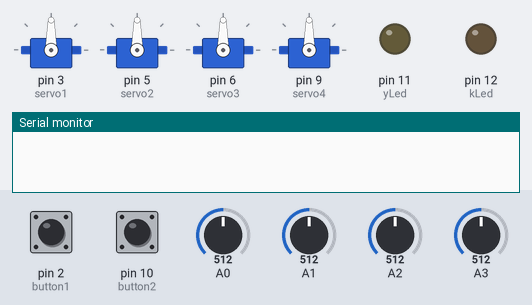
The sketch below on a simulated Arduino Uno, built with avr-gcc and run on an emulated ATmega328P. Shown: 4 × servo, output pins drawn as LEDs (lit = HIGH), the last lines printed to the serial monitor. The inputs (shaded band) are chosen by the test bench; at power-on: pin 2 (button1) LOW, pin 10 (button2) LOW, A0 = 512, A1 = 512, A2 = 512, A3 = 512.

Above: at 1.2 s.
1.3 s: pin 2 (button1) pulled HIGH for 0.15 s
At 2.9 s:
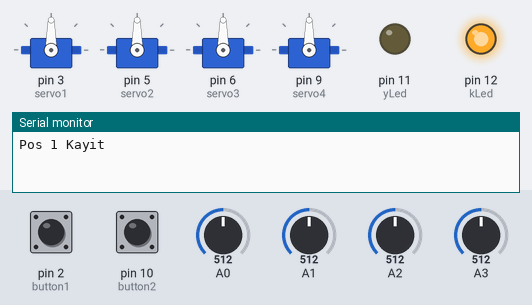
3.2 s: pin 10 (button2) pulled HIGH for 0.15 s
At 4.6 s:
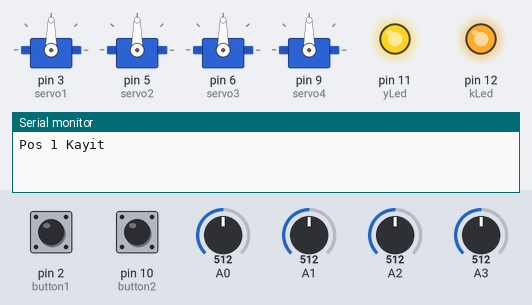
At 8.7 s:
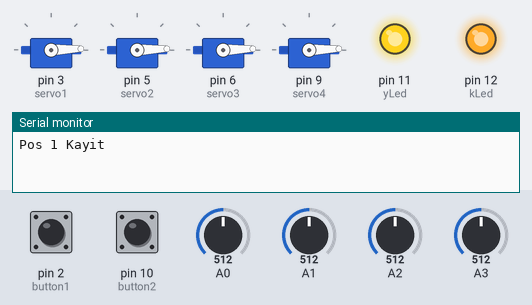
9.1 s: A0 set to 716
12.1 s: A1 set to 716
15.1 s: A2 set to 716
At 15.6 s:
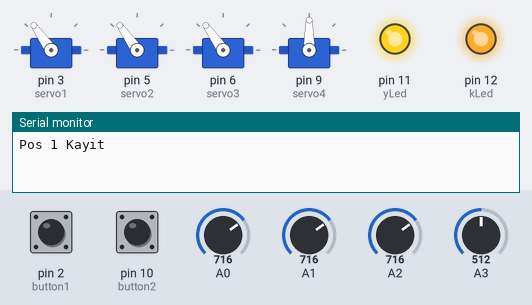
18.1 s: pin 10 (button2) pulled HIGH for 3.2 s
Timing chart, 0 to 25.3 s (numbered marks = the images above; inputs shaded):
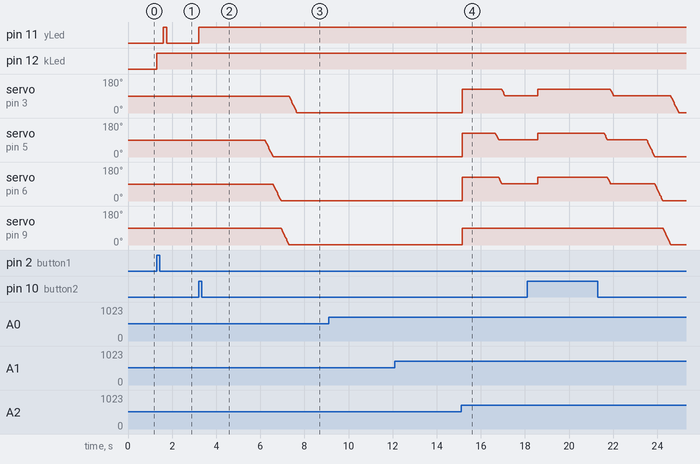

Measured:
- after the input at 1.3 s, pin 11 (yLed): LOW → HIGH after 0.30 s, → LOW 0.15 s later; pin 12 (kLed): LOW → HIGH at once
- after the input at 3.2 s, pin 11 (yLed): LOW → HIGH at once; servo on pin 3 (servo1): moves from 90° to 2° over 0.34 s, starting after 4.1 s
- after the input at 9.1 s, every drawn part: stays the same
- after the input at 12.1 s, every drawn part: stays the same

The sketch:

robot_kol2_proje.ino
```cpp
#include<Servo.h>
Servo servo1;//alt dönüş
Servo servo2;//
Servo servo3;//ağır olan
Servo servo4;//ağız

int servo1Poskayit[7] = {1, 1, 1, 1, 1, 1, 1};
int servo2Poskayit[7] = {1, 1, 1, 1, 1, 1, 1};
int servo3Poskayit[7] = {1, 1, 1, 1, 1, 1, 1};
int servo4Poskayit[7] = {1, 1, 1, 1, 1, 1, 1};

int pot1aci;
int pot2aci;
int pot3aci;
int pot4aci;

int pot1last;
int pot2last;
int pot3last;
int pot4last;

int delaySuresi = 4;

int button1deger;

bool button2deger = false;

#define kLed 12
#define yLed 11

#define button1 2
#define button2 10
void setup() {
  Serial.begin(9600);
  servo1.attach(3);
  servo2.attach(5);
  servo3.attach(6);
  servo4.attach(9);
  pinMode(button1, INPUT);
  pinMode(button2, INPUT);
  pinMode(yLed, OUTPUT);
  pinMode(kLed, OUTPUT);


}

void servoDeger(int ser1, int ser2, int ser3, int ser4) {

  //pot2------------------------------------------------------
  if (ser2 > pot2last) {

    for (int i = pot2last; i < ser2; i++) {

      delay(delaySuresi);
      servo2.write(i);
    }
    pot2last = ser2;
  }
  else if (pot2last > ser2) {
    for (int i = pot2last; i > ser2; i--) {
      delay(delaySuresi);
      servo2.write(i);
    }
  }
  pot2last = ser2;
  //pot3------------------------------------------------------
  if (ser3 > pot3last) {

    for (int i = pot3last; i < ser3; i++) {

      delay(delaySuresi);
      servo3.write(i);
    }
    pot3last = ser3;
  }
  else if (pot3last > ser3) {
    for (int i = pot3last; i > ser3; i--) {
      delay(delaySuresi);
      servo3.write(i);
    }
  }
  pot3last = ser3;
  //pot4------------------------------------------------------
  if (ser4 > pot4last) {

    for (int i = pot4last; i < ser4; i++) {

      delay(delaySuresi);
      servo4.write(i);
    }
    pot4last = ser4;
  }
  else if (pot4last > ser4) {
    for (int i = pot4last; i > ser4; i--) {
      delay(delaySuresi);
      servo4.write(i);
    }
  }
  pot4last = ser4;
  //pot1------------------------------------------------------
  if (ser1 > pot1last) {

    for (int i = pot1last; i < ser1; i++) {

      delay(delaySuresi);
      servo1.write(i);
    }
    pot1last = ser1;
  }
  else if (pot1last > ser1) {
    for (int i = pot1last; i > ser1; i--) {
      delay(delaySuresi);
      servo1.write(i);
    }
  }
  pot1last = ser1;
}


void loop() {

  pot1aci = map(analogRead(A0), 0, 1023, 0, 180);
  pot2aci = map(analogRead(A1), 0, 1023, 0, 180);
  pot3aci = map(analogRead(A2), 0, 1023, 0, 180);
  pot4aci = map(analogRead(A3), 0, 1023, 0, 180);

  servo1.write(pot1aci);
  pot1last = pot1aci;
  servo2.write(pot2aci);
  pot2last = pot2aci;
  servo3.write(pot3aci);
  pot3last = pot3aci;
  servo4.write(pot4aci);
  pot4last = pot4aci;
  /*
    Serial.print("pot 1 : "); Serial.println(pot1aci);
    Serial.print("pot 2 : "); Serial.println(pot2aci);
  */
  //Serial.print("pot 3 : "); Serial.println(pot3aci);

  // Serial.print("pot 4 : "); Serial.println(pot4aci);

  if (digitalRead(button1) == HIGH) {
    digitalWrite(kLed, HIGH);
    delay(300);
    button1deger++;
    switch (button1deger) {
      case 1:
        servo1Poskayit[0] = pot1aci;
        servo2Poskayit[0] = pot2aci;
        servo3Poskayit[0] = pot3aci;
        servo4Poskayit[0] = pot4aci;
        //digitalWrite(LED1, HIGH);
        Serial.println("Pos 1 Kayit");
        digitalWrite(yLed, HIGH);
        delay(150);
        digitalWrite(yLed, LOW);
        break;
      case 2:
        servo1Poskayit[1] = pot1aci;
        servo2Poskayit[1] = pot2aci;
        servo3Poskayit[1] = pot3aci;
        servo4Poskayit[1] = pot4aci;
        //digitalWrite(LED2, HIGH);
        Serial.println("Pos 2 Kayit");
        digitalWrite(yLed, HIGH);
        delay(150);
        digitalWrite(yLed, LOW);
        break;
      case 3:
        servo1Poskayit[2] = pot1aci;
        servo2Poskayit[2] = pot2aci;
        servo3Poskayit[2] = pot3aci;
        servo4Poskayit[2] = pot4aci;
        //digitalWrite(LED3, HIGH);
        Serial.println("Pos 3 Kayit");
        digitalWrite(yLed, HIGH);
        delay(150);
        digitalWrite(yLed, LOW);
        break;
      case 4:
        servo1Poskayit[3] = pot1aci;
        servo2Poskayit[3] = pot2aci;
        servo3Poskayit[3] = pot3aci;
        servo4Poskayit[3] = pot4aci;
        //digitalWrite(LED4, HIGH);
        Serial.println("Pos 4 Kayit");
        digitalWrite(yLed, HIGH);
        delay(150);
        digitalWrite(yLed, LOW);
        break;
      case 5:
        servo1Poskayit[4] = pot1aci;
        servo2Poskayit[4] = pot2aci;
        servo3Poskayit[4] = pot3aci;
        servo4Poskayit[4] = pot4aci;
        //digitalWrite(LED5, HIGH);
        Serial.println("Pos 5 Kayit");
        digitalWrite(yLed, HIGH);
        delay(150);
        digitalWrite(yLed, LOW);
        break;
      case 6:
        servo1Poskayit[5] = pot1aci;
        servo2Poskayit[5] = pot2aci;
        servo3Poskayit[5] = pot3aci;
        servo4Poskayit[5] = pot4aci;
        //digitalWrite(LED5, HIGH);
        Serial.println("Pos 6 Kayit");
        digitalWrite(yLed, HIGH);
        delay(150);
        digitalWrite(yLed, LOW);
        break;
      case 7:
        servo1Poskayit[6] = pot1aci;
        servo2Poskayit[6] = pot2aci;
        servo3Poskayit[6] = pot3aci;
        servo4Poskayit[6] = pot4aci;
        //digitalWrite(LED5, HIGH);
        Serial.println("Pos 7 Kayit");
        digitalWrite(yLed, HIGH);
        digitalWrite(kLed, HIGH);
        delay(150);
        digitalWrite(yLed, LOW);
        digitalWrite(kLed, LOW);
        delay(150);
        digitalWrite(yLed, HIGH);
        digitalWrite(kLed, HIGH);
        delay(150);
        digitalWrite(yLed, LOW);
        digitalWrite(kLed, LOW);
        delay(150);
        digitalWrite(yLed, HIGH);
        digitalWrite(kLed, HIGH);
        delay(150);
        digitalWrite(yLed, LOW);
        digitalWrite(kLed, LOW);
        break;
    }
  }

  if (digitalRead(button2) == HIGH) {
    button2deger = true;
  }

  if (button2deger) {
    digitalWrite(yLed, HIGH);
    digitalWrite(kLed, HIGH);
    for (int i = 0; i < 7; i++) {
      delay(1500);
      if (digitalRead(button2) == HIGH) {
        button2deger = false;
        break;
      }/*
      servo1.write(servo1Poskayit[i]);
      servo2.write(servo2Poskayit[i]);
      servo3.write(servo3Poskayit[i]);
      servo4.write(servo4Poskayit[i]);*/
      servoDeger(servo1Poskayit[i], servo2Poskayit[i], servo3Poskayit[i], servo4Poskayit[i]);

      /*
        Serial.println(" Potansiyometre acilari: ");
        Serial.println(servo1Poskayit[i]);
        Serial.println(servo2Poskayit[i]);
        Serial.println(servo3Poskayit[i]);
      */
      if (digitalRead(button2) == HIGH) {
        button2deger = false;
        break;
      }
    }
  }

}
```
